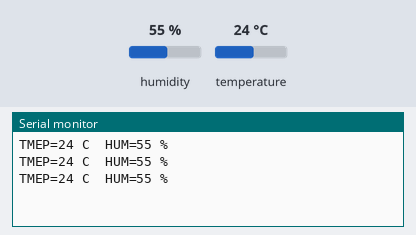
Recording of a sketch running on a simulated Arduino Uno, built with avr-gcc and run on an emulated ATmega328P. Parts: the last lines printed to the serial monitor. Inputs (shaded band) come from the test bench; at power-on: humidity 55 %, temperature 24 °C.

Above: at 1.3 s.
1.4 s: humidity set to 22 %
At 2.0 s:
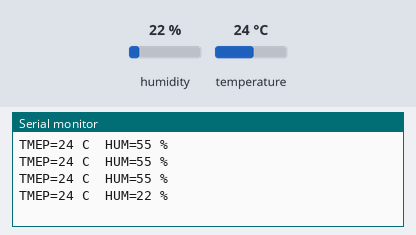
2.9 s: temperature set to 12 °C
At 3.6 s:
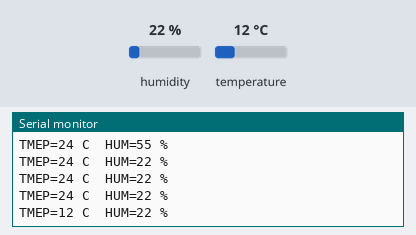
4.4 s: humidity set to 40 %
At 5.2 s:
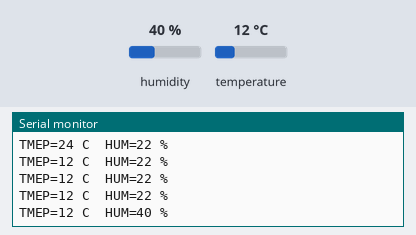
Timing chart, 0 to 7.4 s (numbered marks = the images above; inputs shaded):
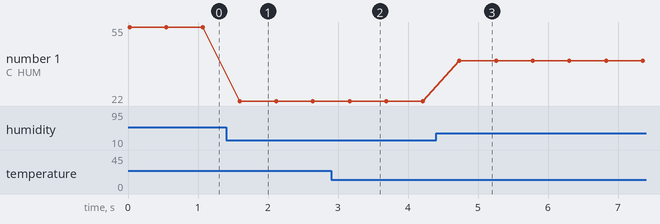

The sketch:

DHT11.ino
```cpp
/*
 * Author: SMRAZA KEEN
 * Date:2016/6/29
 * IDE V1.6.9
 * Email:TechnicSmraza@outlook.com
 * Function:
 */
#include <dht11.h>
dht11 DHT11;
#define DHT11PIN 8
void setup(void)
{
  Serial.begin(9600);
}
void loop(void)
{
  DHT11.read(DHT11PIN);
  Serial.print("TMEP=");
  Serial.print(DHT11.temperature);
  Serial.print(" C");
  Serial.print('\t');
  Serial.print("HUM=");
  Serial.print(DHT11.humidity);
  Serial.println(" %");
  delay(500);
}
```

Measured:
- after the input at 1.4 s, the serial monitor: prints a new line after 0.19 s (image 1)
- after the input at 2.9 s, the serial monitor: prints a new line after 0.26 s (image 2)
- after the input at 4.4 s, the serial monitor: prints a new line after 0.34 s (image 3)
- plotted number 1: 55 → 22 after the input at 1.4 s, 22 → 40 after the input at 4.4 s
